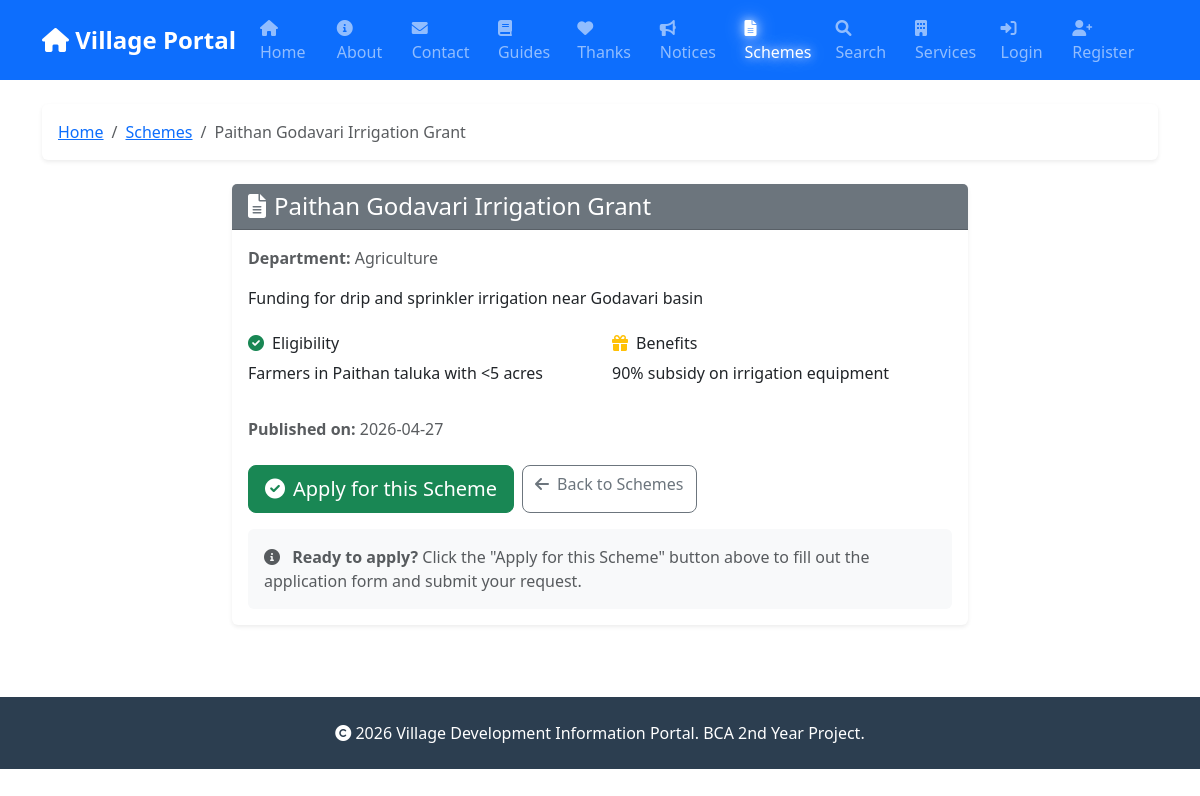
Before: /schemes/720 with the older database file.
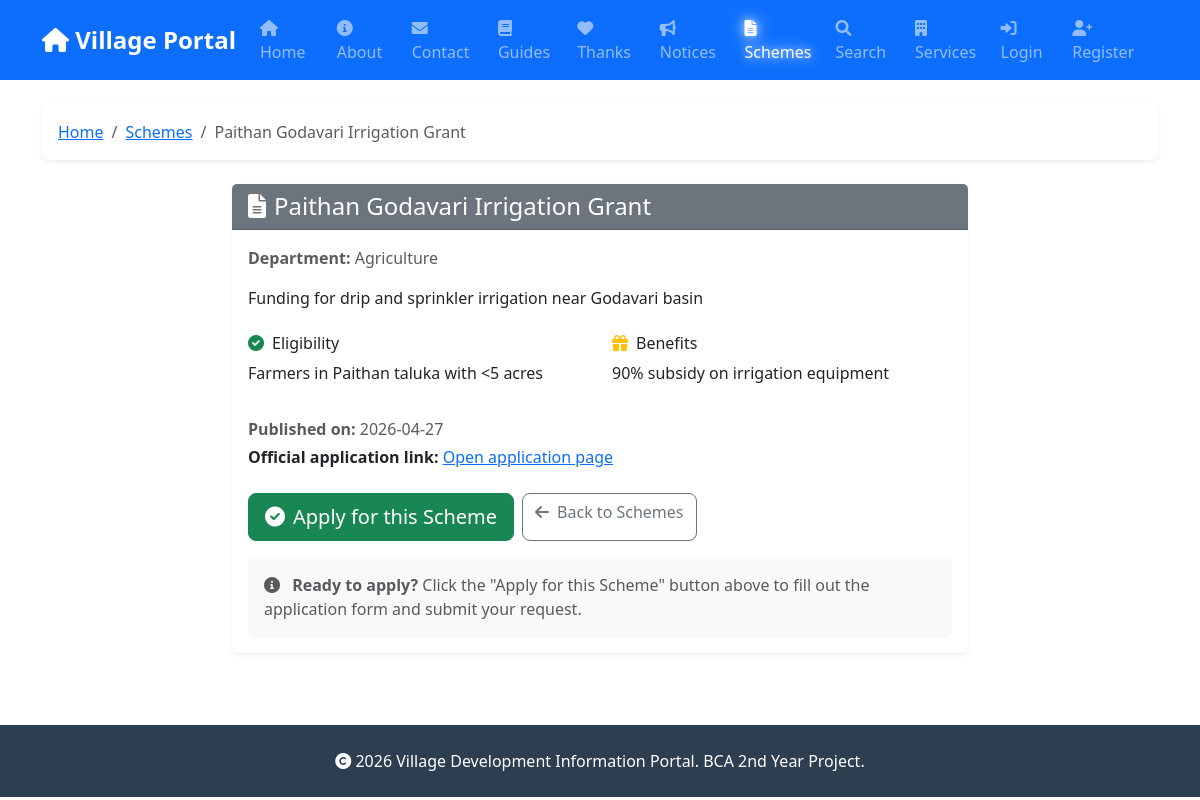
After: the same page with the newer database file.
### app.py (the view)
@app.route('/schemes/<int:scheme_id>')
def scheme_detail(scheme_id):
    conn = get_db()
    cursor = conn.cursor()
    cursor.execute('SELECT * FROM schemes WHERE id = ?', (scheme_id,))
    scheme = cursor.fetchone()
    conn.close()
    if not scheme:
        flash('Scheme not found.', 'error')
        return redirect(url_for('schemes'))
    return render_template('scheme_detail.html', scheme=scheme)

### app.py (called while the page is built)
def get_db():
    db_path = app.config.get('DATABASE', 'database.db')
    conn = sqlite3.connect(db_path)
    conn.row_factory = sqlite3.Row
    return conn

### templates/scheme_detail.html
{% extends "base.html" %}
{% block content %}
<nav aria-label="breadcrumb" class="mb-4">
    <ol class="breadcrumb bg-white p-3 rounded shadow-sm">
        <li class="breadcrumb-item"><a href="{{ url_for('index') }}">Home</a></li>
        <li class="breadcrumb-item"><a href="{{ url_for('schemes') }}">Schemes</a></li>
        <li class="breadcrumb-item active" aria-current="page">{{ scheme.title }}</li>
    </ol>
</nav>
<div class="row justify-content-center">
    <div class="col-lg-8">
        <div class="card shadow-sm mb-4">
            <div class="card-header bg-secondary text-white">
                <h4 class="mb-0"><i class="fas fa-file-alt me-2"></i>{{ scheme.title }}</h4>
            </div>
            <div class="card-body">
                <p class="text-muted mb-3"><strong>Department:</strong> {{ scheme.department }}</p>
                <p class="mb-4">{{ scheme.description }}</p>
                <div class="row mb-3">
                    <div class="col-md-6">
                        <h6><i class="fas fa-check-circle text-success me-2"></i>Eligibility</h6>
                        <p>{{ scheme.eligibility }}</p>
                    </div>
                    <div class="col-md-6">
                        <h6><i class="fas fa-gift text-warning me-2"></i>Benefits</h6>
                        <p>{{ scheme.benefits }}</p>
                    </div>
                </div>
                <div class="mb-4">
                    <p class="text-muted mb-1"><strong>Published on:</strong> {{ scheme.published_on[:10] }}</p>
                    {% if scheme.apply_link and scheme.apply_link != '#' %}
                    <p><strong>Official application link:</strong>
                        <a href="{{ scheme.apply_link }}" target="_blank">Open application page</a>
                    </p>
                    {% endif %}
                </div>
                <div class="d-grid gap-2 d-sm-flex">
                    <a href="{{ url_for('request_scheme', scheme_id=scheme.id) }}" class="btn btn-success btn-lg">
                        <i class="fas fa-check-circle me-2"></i>Apply for this Scheme
                    </a>
                    <a href="{{ url_for('schemes') }}" class="btn btn-outline-secondary">
                        <i class="fas fa-arrow-left me-2"></i>Back to Schemes
                    </a>
                </div>
                <div class="mt-3 p-3 bg-light rounded">
                    <p class="text-muted mb-0">
                        <i class="fas fa-info-circle me-2"></i>
                        <strong>Ready to apply?</strong> Click the "Apply for this Scheme" button above to fill out the
                        application form and submit your request.
                    </p>
                </div>
            </div>
        </div>
    </div>
</div>
{% endblock %}

Changed rows visible on the page:
changed schemes "Paithan Godavari Irrigation Grant": apply_link "#" → "/schemes/request/720" (drawn)
Other visible differences:
text now shown: "Official application link: Open application page"
